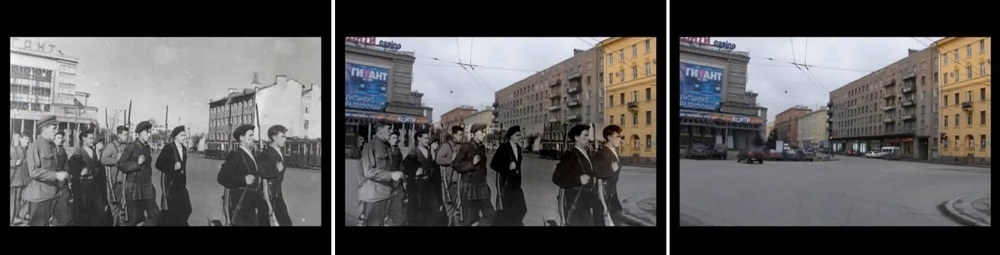
#> input picture assets/1.jpg, 1000 x 255 px, shrunk from 2173 x 554 before the run, found by its file name
$ python test.py
#> lines starting #> are read from the running program, lines starting #| are printed output that depends on the picture; after the words box and inside, x2 and y2 are one past the last pixel; in counts of white or black regions, pixels touching at a corner belong together; long printed decimals are rounded
#> further down, past is the input picture: shape (255, 1000, 3); mean B, G, R 84.1, 84.1, 85.5
#| img.shape: (255, 1000, 3)
import cv2
import matplotlib.pyplot as plt
import os
import numpy as np

def show(img, name="image"):
    plt.imshow(cv2.cvtColor(img, cv2.COLOR_BGR2RGB))
    plt.title(name)
    plt.show()

def findZone(img, threshold=0.2):
#> called with threshold = 0.2
    saliencyAlgorithm = cv2.saliency.StaticSaliencySpectralResidual_create()
    (success, saliencyMap) = saliencyAlgorithm.computeSaliency(img)
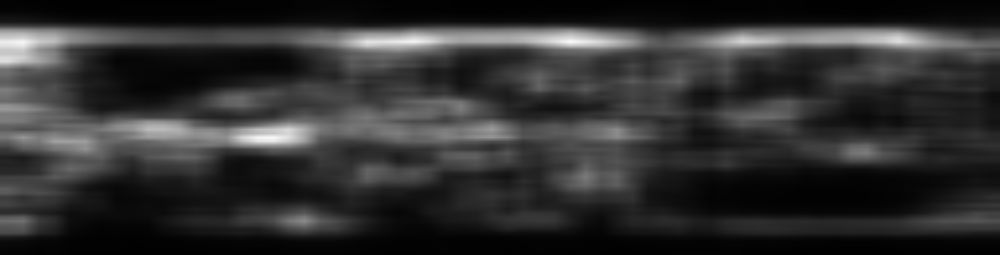
#> saliencyMap: shape (255, 1000) float32; min 0.00375, max 0.987, mean 0.192
#> success = True
    print(f"salient map shape: {saliencyMap.shape}")
#| salient map shape: (255, 1000)
    maximum = np.max(saliencyMap)
#> maximum = 0.987
    print(f"maximum: {maximum}")
#| maximum: 0.9868
    # show(saliencyMap, "saliency map")
    biSaliencyMap = (saliencyMap > threshold * maximum).astype(np.uint8)
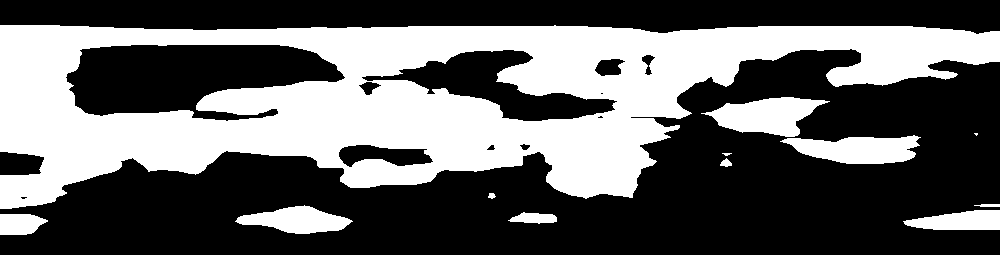
#> biSaliencyMap: shape (255, 1000); values 0 (black) and 1 (white), 39.4% white; 12 white regions (2 under 20 px), largest, box (x1, y1, x2, y2) and area: (0, 25, 1000, 209) 89806, (701, 97, 830, 137) 2956, (780, 135, 921, 164) 2779
    # show(saliencyMap*255, "saliency map thresholded")
    mask = np.zeros_like(saliencyMap, dtype=np.uint8)
    h, w = saliencyMap.shape
#> h = 255; w = 1000
    start_h = h // 8
#> start_h = 31
    end_h = h * 7 // 8
#> end_h = 223
    start_w = w // 8
#> start_w = 125
    end_w = w * 7 // 8
#> end_w = 875
    mask[start_h:end_h, start_w:end_w] = 1
    masked_biSaliencyMap = mask * biSaliencyMap
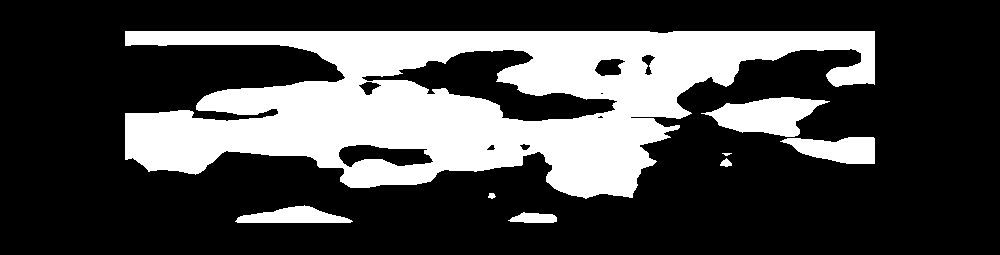
#> masked_biSaliencyMap: shape (255, 1000); values 0 (black) and 1 (white), 28.2% white; 8 white regions (1 under 20 px), largest, box (x1, y1, x2, y2) and area: (125, 31, 875, 199) 65250, (701, 97, 830, 137) 2956, (780, 137, 875, 164) 1778

    plt.subplot(2, 2, 1)
    plt.imshow(cv2.cvtColor(img, cv2.COLOR_BGR2RGB))
    plt.title("original")
    plt.subplot(2, 2, 2)
    plt.imshow(cv2.cvtColor(saliencyMap, cv2.COLOR_BGR2RGB))
    plt.title("saliency map")
    plt.subplot(2, 2, 3)
    plt.imshow(cv2.cvtColor(biSaliencyMap*255, cv2.COLOR_BGR2RGB))
    plt.title("saliency map thresholded")
    plt.subplot(2, 2, 4)
    plt.imshow(cv2.cvtColor(masked_biSaliencyMap*255, cv2.COLOR_BGR2RGB))
    plt.title("masked saliency map")
    plt.show()
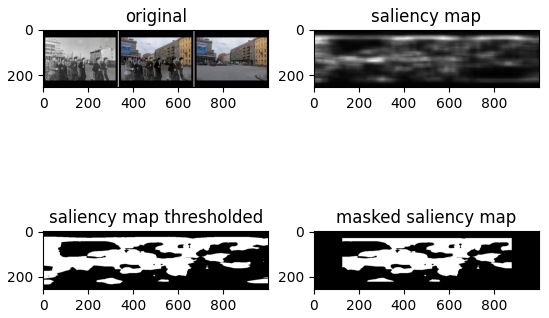
#> figure drawn by matplotlib, 4 panels

    return biSaliencyMap


os.chdir(os.path.join(os.path.dirname(os.getcwd())))
print(f"Current working directory: {os.getcwd()}")

past = cv2.imread("imgs/gray/1.jpg")
print(f"img.shape: {past.shape}")
present = cv2.imread("imgs/rgb/1.jpg")

masked_biSaliencyMap = findZone(past)
print(f"dtype of masked_biSaliencyMap: {masked_biSaliencyMap.dtype}")
#| dtype of masked_biSaliencyMap: uint8

masked_biSaliencyMap = masked_biSaliencyMap.astype(np.uint8)
print(f"maximum of masked_biSaliencyMap: {np.max(masked_biSaliencyMap)}")
#| maximum of masked_biSaliencyMap: 1
anti_mask = 1 - masked_biSaliencyMap
print(f"maximum of masked_present: {np.max(anti_mask)}")
#| maximum of masked_present: 1
masked_present = present * anti_mask[:, :, np.newaxis]
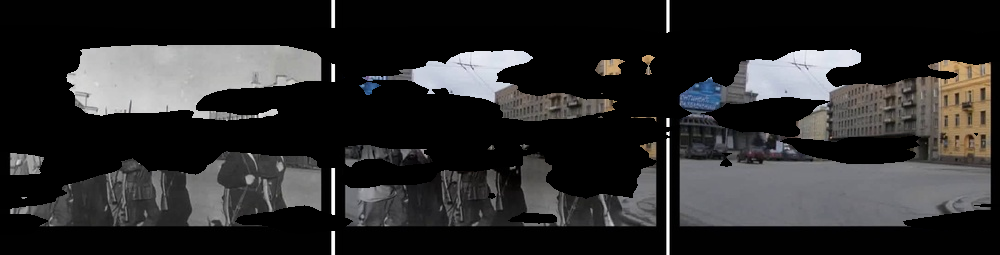
#> masked_present: shape (255, 1000, 3); mean B, G, R 43, 42.8, 43.3
crop = past * masked_biSaliencyMap[:, :, np.newaxis]
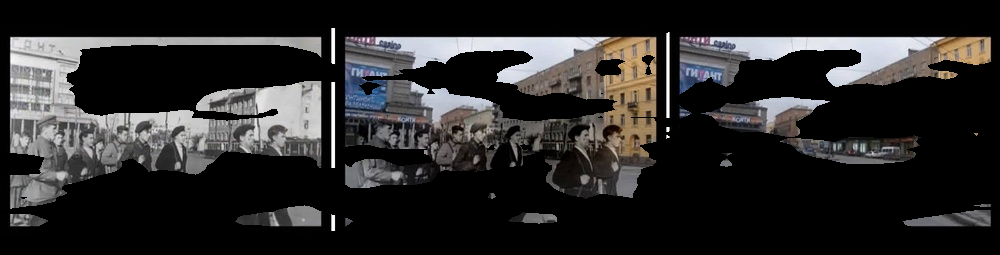
#> crop: shape (255, 1000, 3); mean B, G, R 41.1, 41.3, 42.2

merged = crop + masked_present
show(merged, "merged")

$ run again, with assets/2.jpg copied over assets/1.jpg
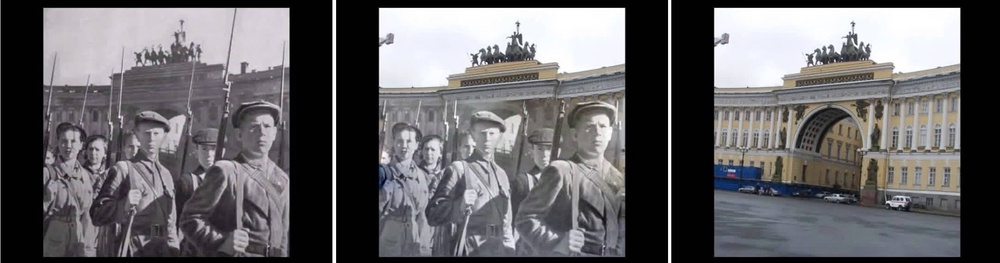
#> input picture assets/2.jpg, 1000 x 263 px, shrunk from 2169 x 570 before the run, found by its file name
#> past is the input picture: shape (263, 1000, 3); mean B, G, R 103.3, 100.6, 102.3
#| img.shape: (263, 1000, 3)
#> in findZone, `(success, saliencyMap) = saliencyAlgorithm.computeSaliency(img)`:
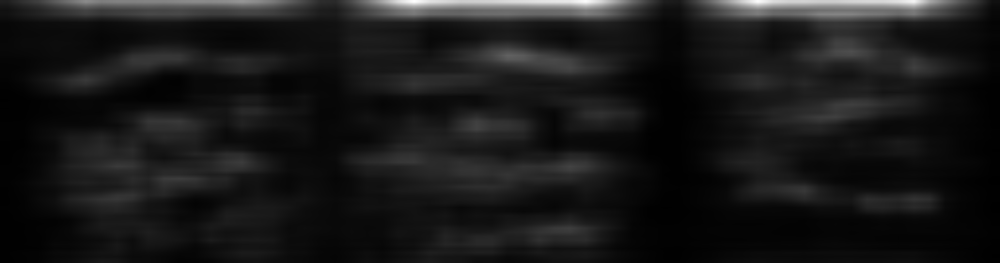
#> saliencyMap: shape (263, 1000) float32; min 0.00256, max 0.997, mean 0.0988
#> success = True
#| salient map shape: (263, 1000)
#> maximum = 0.997
#| maximum: 0.9967
#> biSaliencyMap: shape (263, 1000); values 0 (black) and 1 (white), 8.4% white; 24 white regions (4 under 20 px), largest, box (x1, y1, x2, y2) and area: (340, 0, 654, 21) 5755, (690, 0, 978, 29) 5528, (24, 0, 317, 18) 4225
#> masked_biSaliencyMap: shape (263, 1000); values 0 (black) and 1 (white), 2.3% white; 18 white regions (4 under 20 px), largest, box (x1, y1, x2, y2) and area: (474, 45, 592, 74) 2026, (810, 36, 875, 61) 1076, (804, 100, 875, 122) 772
#| dtype of masked_biSaliencyMap: uint8
#| maximum of masked_biSaliencyMap: 1
#| maximum of masked_present: 1
#> `crop = past * masked_biSaliencyMap[:, :, np.newaxis]`:
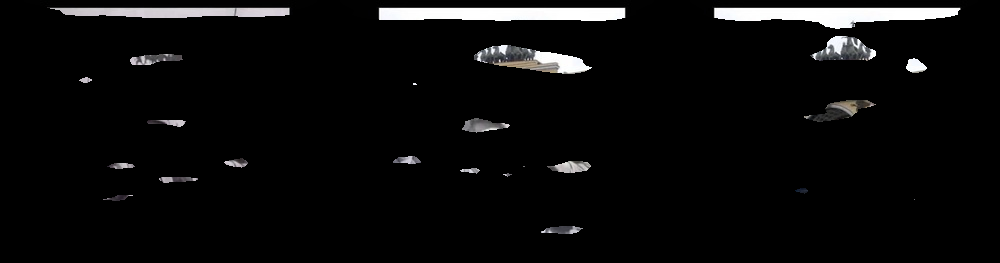
#> crop: shape (263, 1000, 3); mean B, G, R 11.2, 11.1, 11.2

$ run again, with assets/3.jpg copied over assets/1.jpg
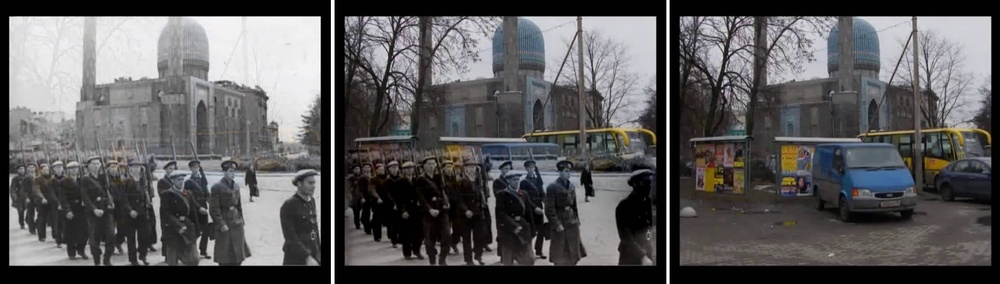
#> input picture assets/3.jpg, 1000 x 284 px, shrunk from 2170 x 616 before the run, found by its file name
#> past is the input picture: shape (284, 1000, 3); mean B, G, R 90.5, 89.5, 90.6
#| img.shape: (284, 1000, 3)
#> success = True
#| salient map shape: (284, 1000)
#> maximum = 0.998
#| maximum: 0.9983
#> in findZone, `biSaliencyMap = (saliencyMap > threshold * maximum).astype(np.uint8)`:
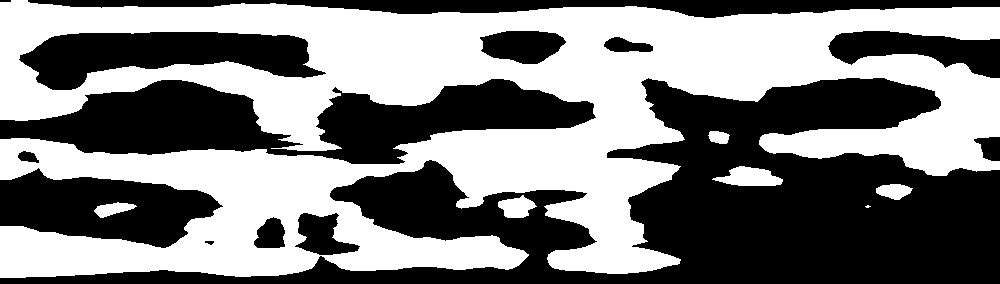
#> biSaliencyMap: shape (284, 1000); values 0 (black) and 1 (white), 49.7% white; 7 white regions (1 under 20 px), largest, box (x1, y1, x2, y2) and area: (0, 0, 1000, 278) 138690, (712, 166, 783, 186) 915, (498, 195, 537, 218) 575, (876, 184, 913, 200) 408, (94, 202, 137, 218) 382, (708, 131, 730, 144) 219
#> masked_biSaliencyMap: shape (284, 1000); values 0 (black) and 1 (white), 27.7% white; 9 white regions (2 under 20 px), largest, box (x1, y1, x2, y2) and area: (125, 35, 875, 248) 73941, (759, 129, 875, 159) 2742, (712, 166, 783, 186) 915
#| dtype of masked_biSaliencyMap: uint8
#| maximum of masked_biSaliencyMap: 1
#| maximum of masked_present: 1
#> `crop = past * masked_biSaliencyMap[:, :, np.newaxis]`:
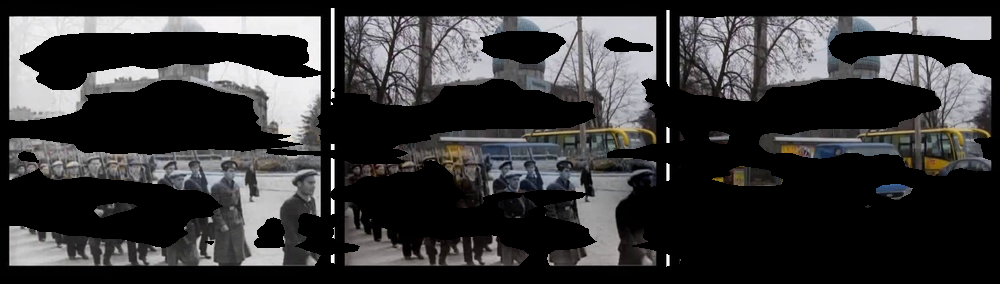
#> crop: shape (284, 1000, 3); mean B, G, R 54.3, 53.5, 54

$ run again, with assets/4.jpg copied over assets/1.jpg
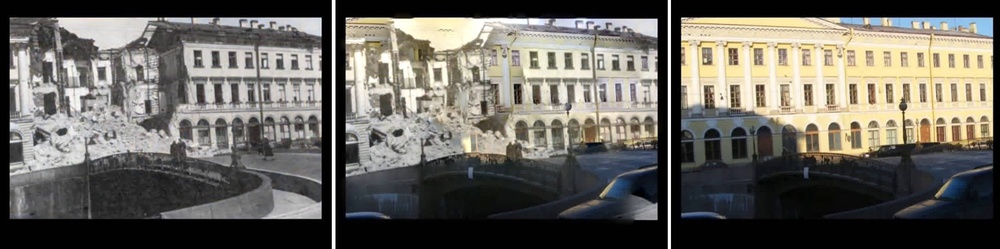
#> input picture assets/4.jpg, 1000 x 249 px, shrunk from 2167 x 539 before the run, found by its file name
#> past is the input picture: shape (249, 1000, 3); mean B, G, R 94.5, 101.1, 104.1
#| img.shape: (249, 1000, 3)
#> in findZone, `(success, saliencyMap) = saliencyAlgorithm.computeSaliency(img)`:
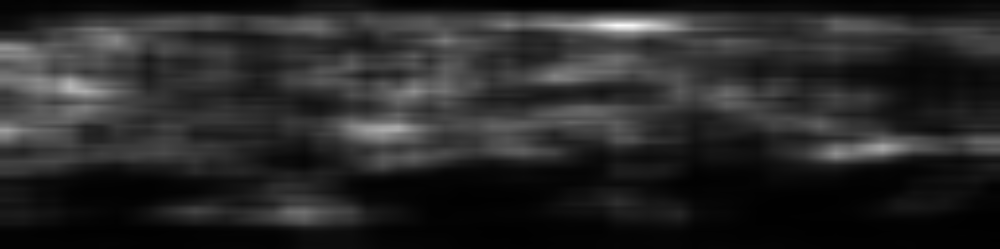
#> saliencyMap: shape (249, 1000) float32; min 0.00398, max 0.989, mean 0.159
#> success = True
#| salient map shape: (249, 1000)
#> maximum = 0.989
#| maximum: 0.9891
#> biSaliencyMap: shape (249, 1000); values 0 (black) and 1 (white), 36% white; 5 white regions (1 under 20 px), largest, box (x1, y1, x2, y2) and area: (0, 12, 1000, 174) 87342, (251, 195, 358, 226) 2103, (179, 207, 219, 216) 251, (222, 106, 231, 110) 21
#> masked_biSaliencyMap: shape (249, 1000); values 0 (black) and 1 (white), 22.8% white; 8 white regions (1 under 20 px), largest, box (x1, y1, x2, y2) and area: (279, 31, 875, 171) 47029, (125, 74, 251, 163) 4376, (125, 31, 240, 85) 3139
#| dtype of masked_biSaliencyMap: uint8
#| maximum of masked_biSaliencyMap: 1
#| maximum of masked_present: 1
#> `crop = past * masked_biSaliencyMap[:, :, np.newaxis]`:
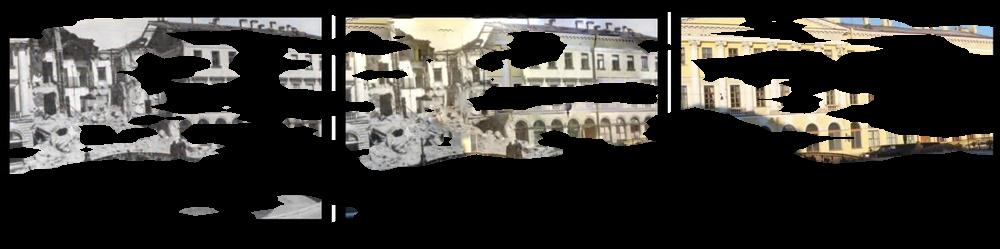
#> crop: shape (249, 1000, 3); mean B, G, R 50.7, 54.5, 56.4
